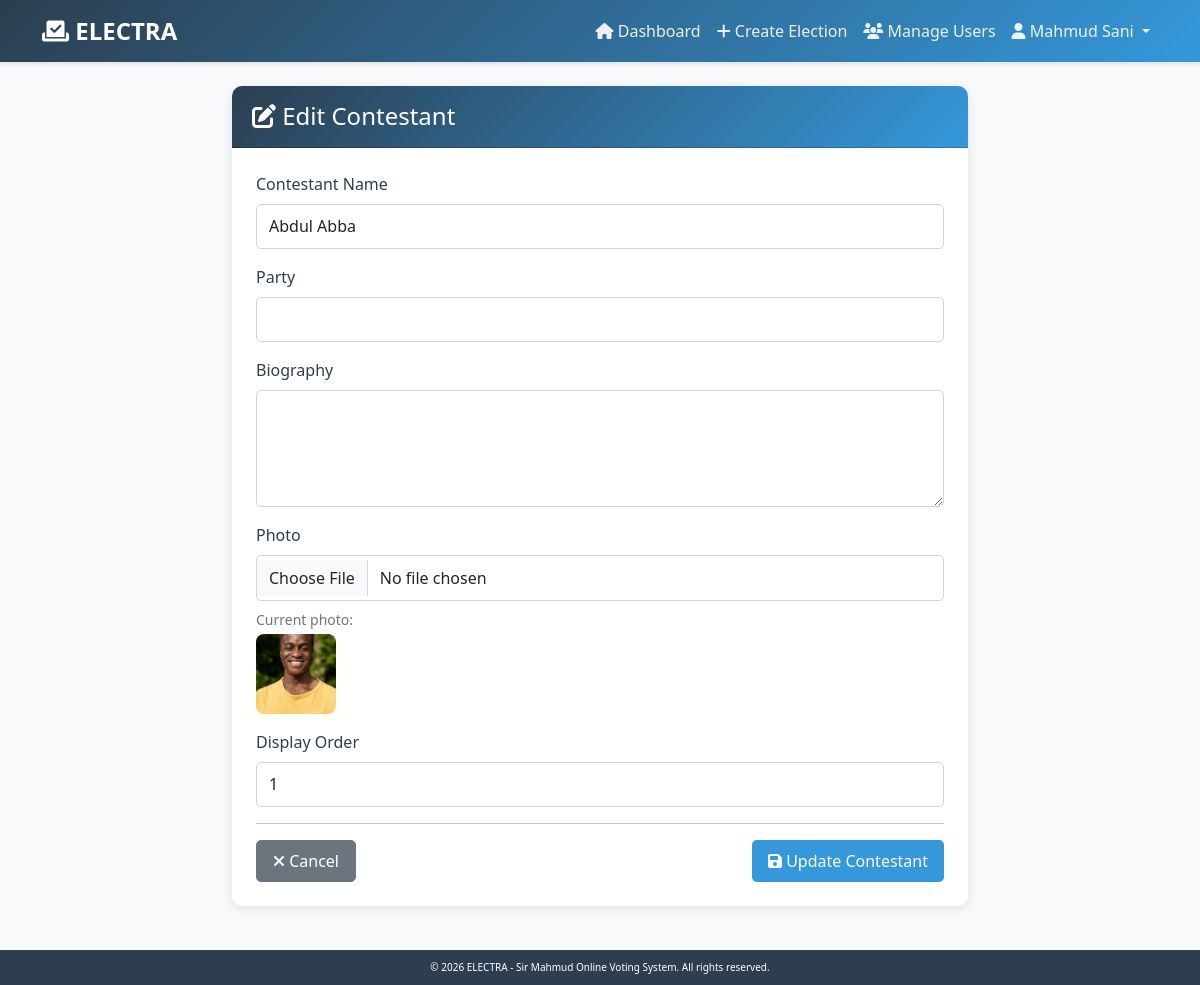
/contestants/26/edit/ (signed in), run on the app's committed database.
### accounts/models.py (models this page shows, shortened)
class User(AbstractBaseUser, PermissionsMixin):
    ROLE_CHOICES = [
        ('voter', 'Voter'),
        ('admin', 'Admin'),
        ('super_admin', 'Super Admin'),
    ]
    email = models.EmailField(unique=True, max_length=255)
    voter_id = models.CharField(max_length=50, unique=True, db_index=True)
    first_name = models.CharField(max_length=100)
    last_name = models.CharField(max_length=100)
    role = models.CharField(max_length=20, choices=ROLE_CHOICES, default='voter')
    is_active = models.BooleanField(default=True)
    is_staff = models.BooleanField(default=False)
    date_joined = models.DateTimeField(auto_now_add=True)
    objects = UserManager()
    USERNAME_FIELD = 'email'
    REQUIRED_FIELDS = ['voter_id', 'first_name', 'last_name']
    class Meta:
        verbose_name = 'User'
        verbose_name_plural = 'Users'
        ordering = ['-date_joined']
    def get_full_name(self):
        return f"{self.first_name} {self.last_name}"
    def is_super_admin(self):
        return self.role == 'super_admin'

### contestants/models.py (models this page shows, shortened)
class Contestant(models.Model):
    election = models.ForeignKey(
        Election,
        on_delete=models.CASCADE,
        related_name='contestants'
    )
    position = models.ForeignKey(
        Position,
        on_delete=models.CASCADE,
        related_name='contestants',
        null=True,
        blank=True
    )
    name = models.CharField(max_length=200)
    party = models.CharField(max_length=100, blank=True)
    bio = models.TextField(blank=True)
    photo = models.ImageField(upload_to='contestants/', blank=True, null=True)
    order = models.PositiveIntegerField(default=0)
    created_at = models.DateTimeField(auto_now_add=True)
    class Meta:
        verbose_name = 'Contestant'
        verbose_name_plural = 'Contestants'
        ordering = ['election', 'position', 'order', 'name']
        unique_together = [['election', 'position', 'name']]

### contestants/views.py (the view)
@login_required
@super_admin_required
def edit_contestant(request, pk):
    contestant = get_object_or_404(Contestant, pk=pk)
    if request.method == 'POST':
        form = ContestantForm(
            request.POST,
            request.FILES,
            instance=contestant,
            election=contestant.election
        )
        if form.is_valid():
            form.save()
            messages.success(request, 'Contestant updated successfully!')
            return redirect('elections:manage_election', pk=contestant.election.pk)
    else:
        form = ContestantForm(instance=contestant, election=contestant.election)
    return render(request, 'contestants/edit_contestant.html', {
        'form': form,
        'contestant': contestant
    })

### contestants/forms.py
class ContestantForm(forms.ModelForm):
    class Meta:
        model = Contestant
        fields = ['position', 'name', 'party', 'bio', 'photo', 'order']
        widgets = {
            'position': forms.Select(attrs={'class': 'form-control'}),
            'name': forms.TextInput(attrs={'class': 'form-control'}),
            'party': forms.TextInput(attrs={'class': 'form-control'}),
            'bio': forms.Textarea(attrs={'class': 'form-control', 'rows': 4}),
            'photo': forms.FileInput(attrs={'class': 'form-control'}),
            'order': forms.NumberInput(attrs={'class': 'form-control'}),
        }
    def __init__(self, *args, **kwargs):
        election = kwargs.pop('election', None)
        super().__init__(*args, **kwargs)
        if election:
            self.fields['position'].queryset = Position.objects.filter(
                election=election
            )
        else:
            self.fields['position'].queryset = Position.objects.none()

### templates/contestants/edit_contestant.html (shortened to what this page needs)
{% extends 'base.html' %}
{% block content %}
<div class="row justify-content-center">
    <div class="col-lg-8">
        <div class="card">
            <div class="card-header">
                <h4 class="mb-0">
                    <i class="fas fa-edit"></i> Edit Contestant
                </h4>
            </div>
            <div class="card-body">
                <form method="post" enctype="multipart/form-data">
                    <div class="mb-3">
                        <label for="id_name" class="form-label">Contestant Name</label>
                        {{ form.name }}
                    </div>
                    <div class="mb-3">
                        <label for="id_party" class="form-label">Party</label>
                        {{ form.party }}
                    </div>
                    <div class="mb-3">
                        <label for="id_bio" class="form-label">Biography</label>
                        {{ form.bio }}
                    </div>
                    <div class="mb-3">
                        <label for="id_photo" class="form-label">Photo</label>
                        {{ form.photo }}
                        {% if contestant.photo %}
                        <div class="mt-2">
                            <p class="small text-muted mb-1">Current photo:</p>
                            <img src="{{ contestant.photo.url }}"
                                 alt="{{ contestant.name }}"
                                 class="contestant-photo">
                        </div>
                        {% endif %}
                    </div>
                    <div class="mb-3">
                        <label for="id_order" class="form-label">Display Order</label>
                        {{ form.order }}
                    </div>
                    <hr>
                    <div class="d-flex justify-content-between">
                        <a href="{% url 'elections:manage_election' contestant.election.id %}"
                           class="btn btn-secondary">
                            <i class="fas fa-times"></i> Cancel
                        </a>
                        <button type="submit" class="btn btn-primary">
                            <i class="fas fa-save"></i> Update Contestant
                        </button>
                    </div>
                </form>
            </div>
        </div>
    </div>
</div>
{% endblock %}

### templates/base.html (shortened to what this page needs)
{% load static %}
<!DOCTYPE html>
<html lang="en">
<head>
    <link href="https://cdn.jsdelivr.net/npm/bootstrap@5.3.0/dist/css/bootstrap.min.css" rel="stylesheet">
    <link rel="stylesheet" href="https://cdnjs.cloudflare.com/ajax/libs/font-awesome/6.4.0/css/all.min.css">
    <link rel="stylesheet" href="{% static 'css/style.css' %}">
</head>
<body>
    <nav class="navbar navbar-expand-lg navbar-dark">
        <div class="container">
            <a class="navbar-brand" href="{% url 'home' %}">
                <i class="fas fa-vote-yea"></i> ELECTRA
            </a>
            <div class="collapse navbar-collapse" id="navbarNav">
                <ul class="navbar-nav ms-auto">
                    {% if user.is_authenticated %}
                        <li class="nav-item">
                            <a class="nav-link" href="{% url 'home' %}">
                                <i class="fas fa-home"></i> Dashboard
                            </a>
                        </li>
                        {% if user.is_super_admin %}
                        <li class="nav-item">
                            <a class="nav-link" href="{% url 'elections:create_election' %}">
                                <i class="fas fa-plus"></i> Create Election
                            </a>
                        </li>
                        <li class="nav-item">
                            <a class="nav-link" href="{% url 'voters:manage_users' %}">
                                <i class="fas fa-users"></i> Manage Users
                            </a>
                        </li>
                        {% endif %}
                        <li class="nav-item dropdown">
                            <a class="nav-link dropdown-toggle" href="#" id="navbarDropdown" role="button"
                               data-bs-toggle="dropdown" aria-expanded="false">
                                <i class="fas fa-user"></i> {{ user.get_full_name }}
                            </a>
                        </li>
                    {% endif %}
                </ul>
            </div>
        </div>
    </nav>
    <main class="container my-4">
        {% block content %}{% endblock %}
    </main>
    <footer class="footer mt-auto">
        <div class="container">
            <p class="mb-0">
                &copy; 2026 ELECTRA - Sir Mahmud Online Voting System. All rights reserved.
            </p>
        </div>
    </footer>
</body>
</html>

### static/css/style.css (style rules this page uses)
:root { --primary-color: #2c3e50; --secondary-color: #3498db; --success-color: #27ae60; --danger-color: #e74c3c; --warning-color: #f39c12; --info-color: #3498db; --light-bg: #f8f9fa; --white: #ffffff; --dark-text: #2c3e50; --muted-text: #6c757d; }
body { font-family: 'Segoe UI', Tahoma, Geneva, Verdana, sans-serif; background-color: var(--light-bg); color: var(--dark-text); }
.navbar { background: linear-gradient(135deg, var(--primary-color), var(--secondary-color)); box-shadow: 0 2px 4px rgba(0, 0, 0, 0.1); }
.navbar-brand { font-weight: 600; font-size: 1.5rem; color: var(--white) !important; }
.navbar-dark .navbar-nav .nav-link { color: rgba(255, 255, 255, 0.9); transition: color 0.3s ease; }
.card { border: none; border-radius: 10px; box-shadow: 0 2px 10px rgba(0, 0, 0, 0.1); margin-bottom: 20px; transition: transform 0.3s ease, box-shadow 0.3s ease; }
.card-header { background: linear-gradient(135deg, var(--primary-color), var(--secondary-color)); color: var(--white); border-radius: 10px 10px 0 0 !important; font-weight: 600; padding: 1rem 1.25rem; }
.card-body { padding: 1.5rem; }
.btn { border-radius: 5px; padding: 0.5rem 1rem; font-weight: 500; transition: all 0.3s ease; }
.btn-primary { background: var(--secondary-color); border: none; }
.form-control, .form-select { border-radius: 5px; border: 1px solid #ced4da; padding: 0.6rem 0.75rem; transition: border-color 0.3s ease, box-shadow 0.3s ease; }
.form-label { font-weight: 500; color: var(--primary-color); margin-bottom: 0.5rem; }
.footer { margin-top: 20px; padding: 10px 0; background-color: var(--primary-color); color: var(--white); text-align: center; font-size: 10px; }
.footer p { margin: 0; }
.text-muted { color: var(--muted-text) !important; }
.contestant-photo { width: 80px; height: 80px; object-fit: cover; border-radius: 8px; }

### data on the page
User: get_full_name "Mahmud Sani"
Contestant: name "Abdul Abba", photo (picture), order "1"
